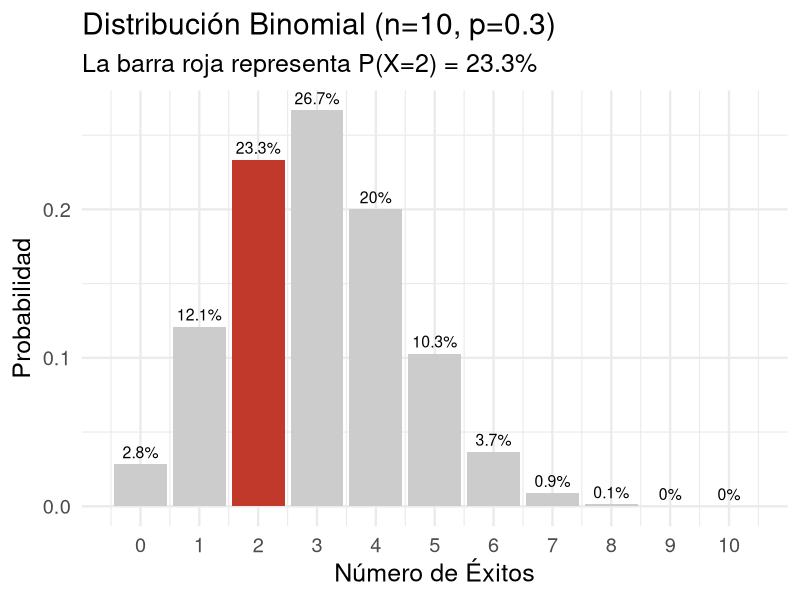
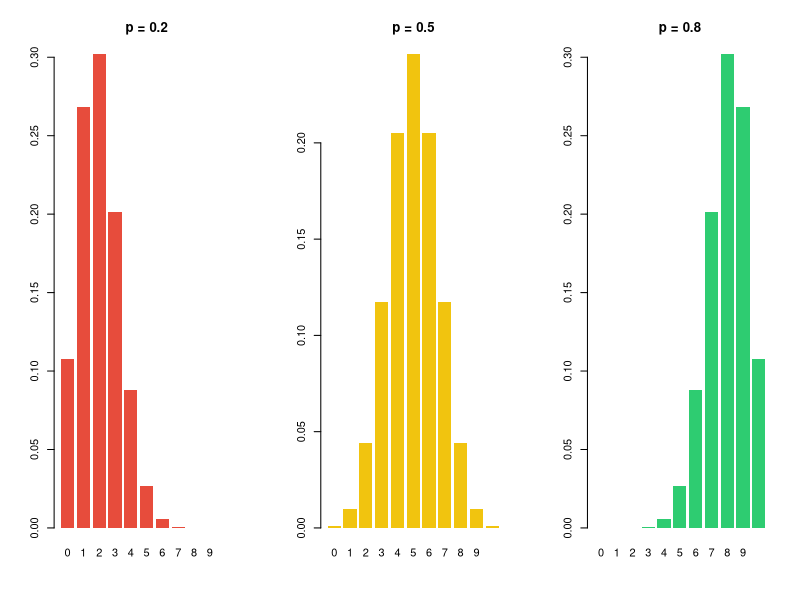
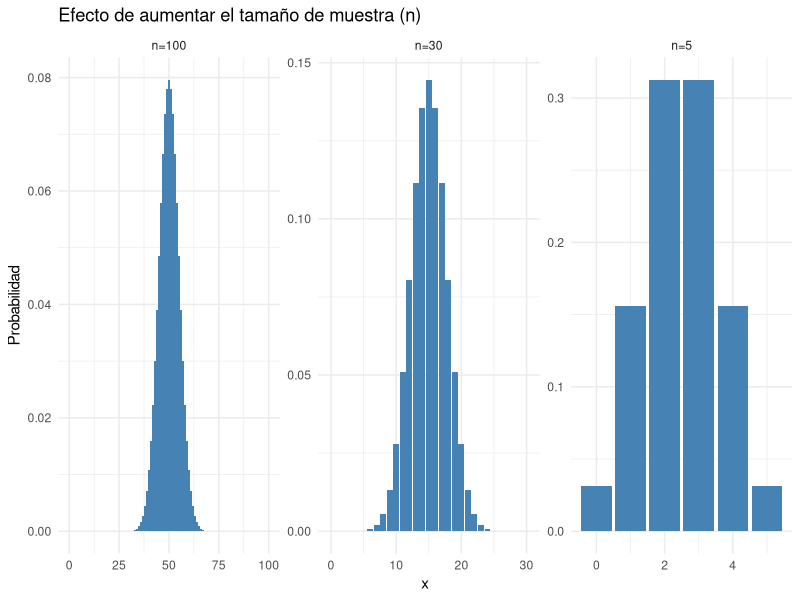
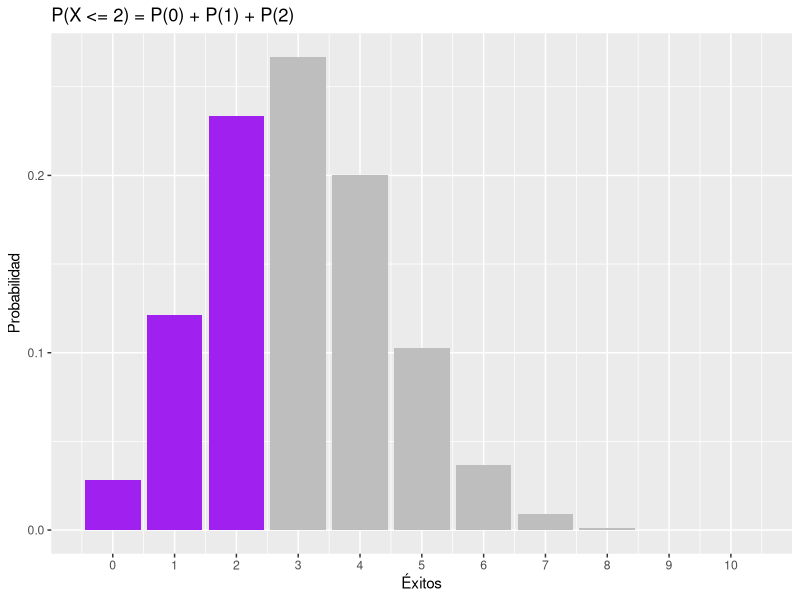

Generate these figures, in order, with R:
## ---- chunk 1
#| fig.align: center
#| fig.height: 4.5

library(tidyverse)
df_b <- data.frame(x=0:10, y=dbinom(0:10, 10, 0.3))
df_b$highlight <- ifelse(df_b$x == 2, "yes", "no")

ggplot(df_b, aes(x=x, y=y, fill=highlight)) +
  geom_col(show.legend=FALSE) +
  scale_fill_manual(values=c("gray80", "#C0392B")) +
  geom_text(aes(label=paste0(round(y*100, 1), "%")), vjust=-0.5, size=4) +
  labs(title = "Distribución Binomial (n=10, p=0.3)",
       subtitle = "La barra roja representa P(X=2) = 23.3%",
       x = "Número de Éxitos", y = "Probabilidad") +
  scale_x_continuous(breaks=0:10) +
  theme_minimal(base_size = 18)
## ---- chunk 2
#| fig.align: center
#| fig.height: 4

par(mfrow=c(1,3))
n_val <- 10
barplot(dbinom(0:n_val, n_val, 0.2), names.arg=0:n_val, main="p = 0.2", col="#E74C3C", border=NA)
barplot(dbinom(0:n_val, n_val, 0.5), names.arg=0:n_val, main="p = 0.5", col="#F1C40F", border=NA)
barplot(dbinom(0:n_val, n_val, 0.8), names.arg=0:n_val, main="p = 0.8", col="#2ECC71", border=NA)
## ---- chunk 3
#| fig.align: center
library(ggplot2)
df_n <- rbind(
  data.frame(x=0:5, y=dbinom(0:5, 5, 0.5), n="n=5"),
  data.frame(x=0:30, y=dbinom(0:30, 30, 0.5), n="n=30"),
  data.frame(x=0:100, y=dbinom(0:100, 100, 0.5), n="n=100")
)

ggplot(df_n, aes(x=x, y=y)) +
  geom_col(fill="steelblue") +
  facet_wrap(~n, scales="free") +
  labs(title = "Efecto de aumentar el tamaño de muestra (n)", y="Probabilidad") +
  theme_minimal()
## ---- chunk 4
#| fig.align: center
df_b$highlight_cum <- ifelse(df_b$x <= 2, "yes", "no")

ggplot(df_b, aes(x=x, y=y, fill=highlight_cum)) +
  geom_col(show.legend=FALSE) +
  scale_fill_manual(values=c("grey", "purple")) +
  labs(title = "P(X <= 2) = P(0) + P(1) + P(2)", x="Éxitos", y="Probabilidad") +
  scale_x_continuous(breaks=0:10)
